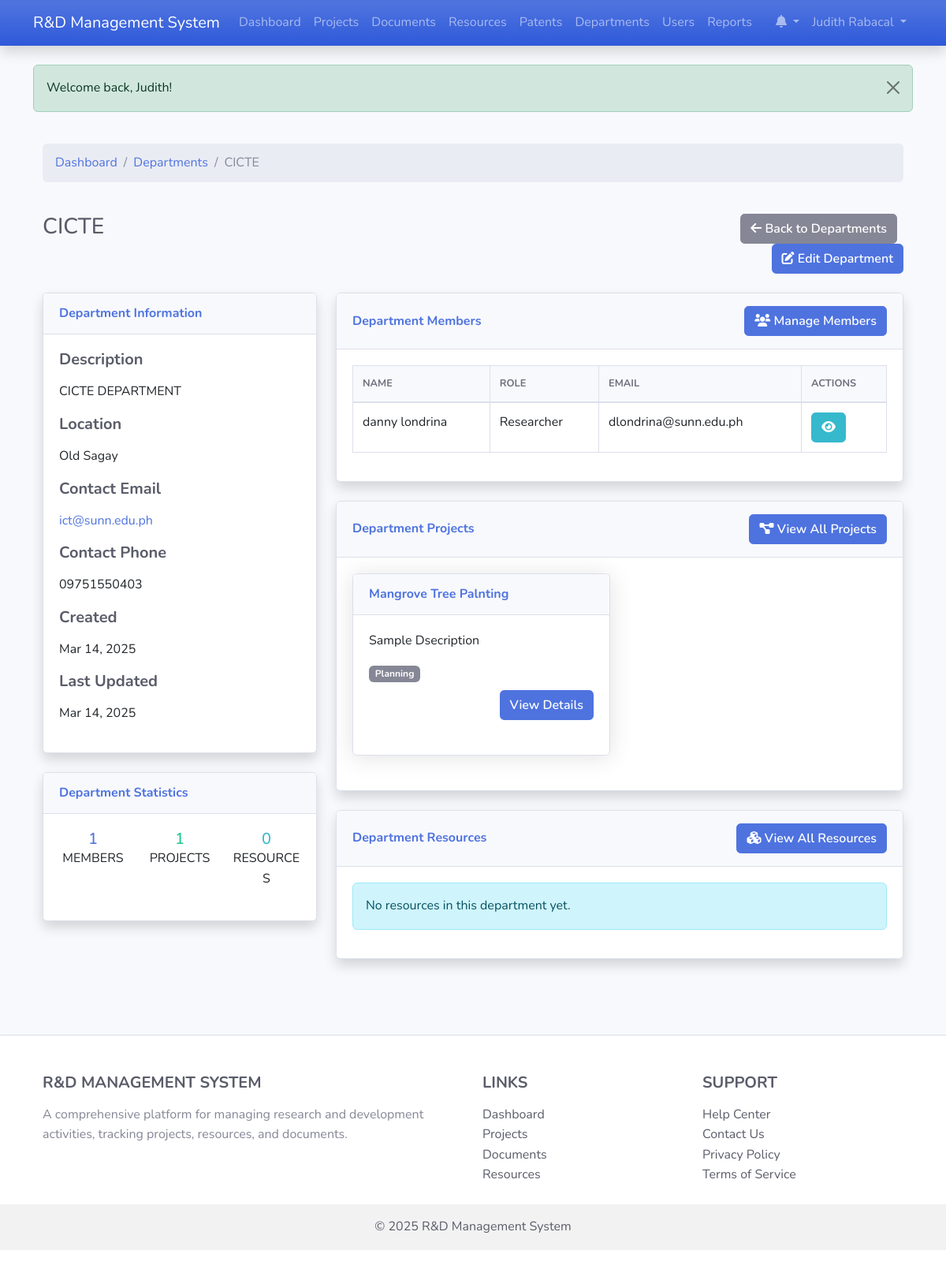
/department_detail.php?id=6 (signed in), run on the app's committed database.
### tables this page shows
CREATE TABLE `users` (
  `id` int(11) NOT NULL,
  `username` varchar(50) NOT NULL,
  `password` varchar(255) NOT NULL,
  `email` varchar(100) NOT NULL,
  `first_name` varchar(50) NOT NULL,
  `last_name` varchar(50) NOT NULL,
  `role_id` int(11) NOT NULL,
  `department_id` int(11) DEFAULT NULL,
  `is_active` tinyint(1) DEFAULT 1,
  `last_login` datetime DEFAULT NULL,
  `created_at` timestamp NOT NULL DEFAULT current_timestamp(),
  `updated_at` timestamp NOT NULL DEFAULT current_timestamp() ON UPDATE current_timestamp()
);

CREATE TABLE `departments` (
  `id` int(11) NOT NULL,
  `name` varchar(100) NOT NULL,
  `description` text DEFAULT NULL,
  `location` varchar(255) DEFAULT NULL,
  `contact_email` varchar(100) DEFAULT NULL,
  `contact_phone` varchar(50) DEFAULT NULL,
  `created_at` timestamp NOT NULL DEFAULT current_timestamp(),
  `updated_at` timestamp NOT NULL DEFAULT current_timestamp() ON UPDATE current_timestamp()
);

CREATE TABLE `roles` (
  `id` int(11) NOT NULL,
  `name` varchar(50) NOT NULL,
  `description` text DEFAULT NULL,
  `permissions` text DEFAULT NULL,
  `created_at` timestamp NOT NULL DEFAULT current_timestamp(),
  `updated_at` timestamp NOT NULL DEFAULT current_timestamp() ON UPDATE current_timestamp()
);

CREATE TABLE `projects` (
  `id` int(11) NOT NULL,
  `title` varchar(100) NOT NULL,
  `description` text DEFAULT NULL,
  `start_date` date DEFAULT NULL,
  `end_date` date DEFAULT NULL,
  `status` enum('planning','in_progress','completed','on_hold','cancelled') DEFAULT 'planning',
  `budget` decimal(15,2) DEFAULT NULL,
  `department_id` int(11) DEFAULT NULL,
  `created_by` int(11) NOT NULL,
  `created_at` timestamp NOT NULL DEFAULT current_timestamp(),
  `updated_at` timestamp NOT NULL DEFAULT current_timestamp() ON UPDATE current_timestamp()
);

### department_detail.php (the view, shortened to what the rows shown need)
<?php
require_once 'classes/Department.php';
$departmentObj = new Department();
$departmentId = (int)$_GET['id'];
$department = $departmentObj->getById($departmentId);
$members = $departmentObj->getMembers($departmentId);
$projects = $departmentObj->getProjects($departmentId);
include 'includes/header.php';
?>
<div class="container-fluid py-4">
    <div class="row mb-4">
        <div class="col-md-12">
            <nav aria-label="breadcrumb">
                <ol class="breadcrumb">
                    <li class="breadcrumb-item"><a href="index.php">Dashboard</a></li>
                    <li class="breadcrumb-item"><a href="departments.php">Departments</a></li>
                    <li class="breadcrumb-item active" aria-current="page"><?php echo htmlspecialchars($department['name']); ?></li>
                </ol>
            </nav>
        </div>
    </div>
    <div class="row mb-4">
        <div class="col-md-8">
            <h1 class="h3 mb-0 text-gray-800"><?php echo htmlspecialchars($department['name']); ?></h1>
        </div>
    </div>
    <div class="row">
        <div class="col-lg-4">
            <div class="card shadow mb-4">
                <div class="card-body">
                    <div class="mb-3">
                        <h5 class="font-weight-bold">Description</h5>
                        <p><?php echo nl2br(htmlspecialchars($department['description'] ?? 'No description available.')); ?></p>
                    </div>
                    <?php if (isset($department['location']) && !empty($department['location'])): ?>
                    <div class="mb-3">
                        <h5 class="font-weight-bold">Location</h5>
                        <p><?php echo htmlspecialchars($department['location']); ?></p>
                    </div>
                    <?php endif; ?>
                    <?php if (isset($department['contact_email']) && !empty($department['contact_email'])): ?>
                    <div class="mb-3">
                        <h5 class="font-weight-bold">Contact Email</h5>
                        <p><a href="mailto:<?php echo htmlspecialchars($department['contact_email']); ?>"><?php echo htmlspecialchars($department['contact_email']); ?></a></p>
                    </div>
                    <?php endif; ?>
                    <?php if (isset($department['contact_phone']) && !empty($department['contact_phone'])): ?>
                    <div class="mb-3">
                        <h5 class="font-weight-bold">Contact Phone</h5>
                        <p><?php echo htmlspecialchars($department['contact_phone']); ?></p>
                    </div>
                    <?php endif; ?>
                    <div class="mb-3">
                        <h5 class="font-weight-bold">Created</h5>
                        <p><?php echo date('M d, Y', strtotime($department['created_at'])); ?></p>
                    </div>
                    <div class="mb-3">
                        <h5 class="font-weight-bold">Last Updated</h5>
                        <p><?php echo date('M d, Y', strtotime($department['updated_at'])); ?></p>
                    </div>
                </div>
            </div>
        </div>
        <div class="col-lg-8">
            <div class="card shadow mb-4">
                <div class="card-body">
                    <?php if (empty($members)): ?>
                        <div class="alert alert-info">
                            No members in this department yet.
                        </div>
                    <?php else: ?>
                        <div class="table-responsive">
                            <table class="table table-bordered" width="100%" cellspacing="0">
                                <thead>
                                    <tr>
                                        <th>Name</th>
                                        <th>Role</th>
                                        <th>Email</th>
                                        <th>Actions</th>
                                    </tr>
                                </thead>
                                <tbody>
                                    <?php foreach ($members as $member): ?>
                                        <tr>
                                            <td><?php echo htmlspecialchars($member['first_name'] . ' ' . $member['last_name']); ?></td>
                                            <td>
                                                <?php
                                                $roleObj = new Role();
                                                $role = $roleObj->getById($member['role_id']);
                                                echo htmlspecialchars($role['name'] ?? 'Unknown');
                                                ?>
                                            </td>
                                            <td><?php echo htmlspecialchars($member['email']); ?></td>
                                            <td>
                                                <a href="user_detail.php?id=<?php echo $member['id']; ?>" class="btn btn-info btn-sm">
                                                    <i class="fas fa-eye"></i>
                                                </a>
                                            </td>
                                        </tr>
                                    <?php endforeach; ?>
                                </tbody>
                            </table>
                        </div>
                    <?php endif; ?>
                </div>
            </div>
            <div class="card shadow mb-4">
                <div class="card-body">
                    <?php if (empty($projects)): ?>
                        <div class="alert alert-info">
                            No projects in this department yet.
                        </div>
                    <?php else: ?>
                        <div class="row">
                            <?php foreach (array_slice($projects, 0, 4) as $project): ?>
                                <div class="col-md-6 mb-4">
                                    <div class="card h-100">
                                        <div class="card-header py-3">
                                            <h6 class="m-0 font-weight-bold text-primary"><?php echo htmlspecialchars($project['title']); ?></h6>
                                        </div>
                                        <div class="card-body">
                                            <p>
                                                <?php
                                                $desc = $project['description'] ?? '';
                                                echo htmlspecialchars(substr($desc, 0, 100)) . (strlen($desc) > 100 ? '...' : '');
                                                ?>
                                            </p>
                                            <div class="mb-2">
                                                <span class="badge bg-<?php
                                                    switch($project['status']) {
                                                        case 'planning': echo 'secondary'; break;
                                                    }
                                                ?>">
                                                    <?php echo ucwords(str_replace('_', ' ', $project['status'])); ?>
                                                </span>
                                            </div>
                                            <div class="text-end">
                                                <a href="project_detail.php?id=<?php echo $project['id']; ?>" class="btn btn-sm btn-primary">
                                                    View Details
                                                </a>
                                            </div>
                                        </div>
                                    </div>
                                </div>
                            <?php endforeach; ?>
                        </div>
                    <?php endif; ?>
                </div>
            </div>
        </div>
    </div>
</div>
<?php include 'includes/footer.php'; ?>

### includes/header.php (shortened to what the rows shown need)
<?php
$isLoggedIn = isset($_SESSION['user_id']);
$currentUser = null;
if ($isLoggedIn) {
    $userObj = new User();
    $currentUser = $userObj->getById($_SESSION['user_id']);
}
?>
<!DOCTYPE html>
<html lang="en">
<head>
    <link href="https://cdn.jsdelivr.net/npm/bootstrap@5.3.0-alpha1/dist/css/bootstrap.min.css" rel="stylesheet">
    <link rel="stylesheet" href="https://cdnjs.cloudflare.com/ajax/libs/font-awesome/6.0.0/css/all.min.css">
    <link rel="stylesheet" href="https://cdn.datatables.net/1.11.5/css/dataTables.bootstrap5.min.css">
    <link rel="stylesheet" href="assets/css/style.css">
</head>
<body>
    <nav class="navbar navbar-expand-lg navbar-dark bg-gradient-primary shadow">
        <div class="container">
            <div class="collapse navbar-collapse" id="navbarNav">
                <ul class="navbar-nav">
                    <?php if ($isLoggedIn): ?>
                        <li class="nav-item dropdown">
                            <a class="nav-link dropdown-toggle" href="#" id="notificationsDropdown" role="button" data-bs-toggle="dropdown" aria-expanded="false">
                                <i class="fas fa-bell"></i>
                            </a>
                        </li>
                        <li class="nav-item dropdown">
                            <a class="nav-link dropdown-toggle" href="#" id="userDropdown" role="button" data-bs-toggle="dropdown" aria-expanded="false">
                                <?php echo htmlspecialchars($currentUser['first_name'] . ' ' . $currentUser['last_name']); ?>
                            </a>
                        </li>
                    <?php endif; ?>
                </ul>
            </div>
        </div>
    </nav>
    <div class="container mt-4">

### data on the page
users: first_name+last_name "Judith Rabacal"
departments: name "CICTE", description "CICTE DEPARTMENT", location "Old Sagay", contact_email "ict@sunn.edu.ph", contact_phone "09751550403", created_at "Mar 14, 2025", updated_at "Mar 14, 2025"
users: first_name+last_name "danny londrina", role.name "Researcher", email "dlondrina@sunn.edu.ph"
projects: title "Mangrove Tree Palnting", description "Sample Dsecription", status "Planning"

### other printed values
$_SESSION['success_message'] "Welcome back, Judith!"
count($members) "1"
count($projects) "1"
count($resources) "0"
